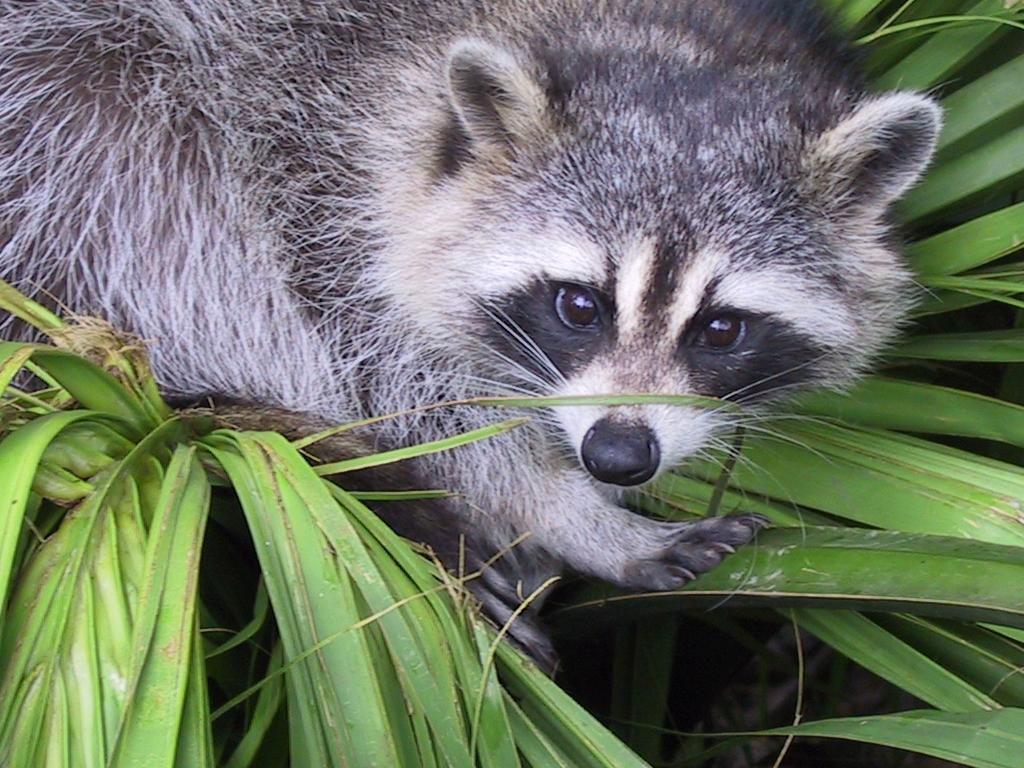
#> input picture 1_Array/ex03/animal.jpeg, 1024 x 768 px
$ python zoom.py
#> lines starting #> are read from the running program, lines starting #| are printed output that depends on the picture
### 1_Array/ex03/load_image.py
import os
import numpy as np
from PIL import Image


def ft_load(path: str) -> np.ndarray:
    '''
    [FT_LOAD] checks the format (JPG/JPEG) and path of a specified
    file, then loads an image and returns it as a an array.
    '''
#> called with path = 'animal.jpeg'
    try:
        if path[-4:] != ".jpg" and path[-5:] != ".jpeg":
            raise AssertionError("file format not accepted")
        if not os.path.exists(path):
            raise AssertionError(f"{path}: no such file")
        img = np.array(Image.open(path))
#> img is the input picture: shape (768, 1024, 3); mean R, G, B 110.7, 117.7, 102.1
        print(f"The shape of the image is: {img.shape}")
#| The shape of the image is: (768, 1024, 3)
        return img

    except AssertionError as e:
        print(f"AssertionError: {e}")
        return None

### 1_Array/ex03/zoom.py
import sys
from load_image import ft_load
import matplotlib.pyplot as plt


def main():
    '''
    [MAIN] loads the image as an array, slices the array to zoom in
    and displays the magnified image in grayscale
    '''
    path = "animal.jpeg"

    try:
        img = ft_load(path)
        if img is None:
            raise AssertionError("image failed to load")
        print(img)
#> (printed output is left out)

        x_start, y_start, size = 450, 125, 400
        if y_start + size > img.shape[0] or x_start + size > img.shape[1]:
            raise IndexError("slicing indices are out of image bounds")

        disp = img[y_start:y_start + size, x_start:x_start + size, 2:3]
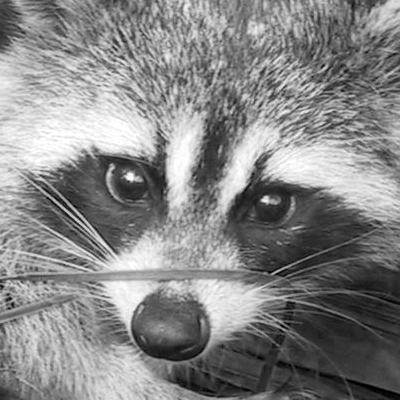
#> disp: shape (400, 400, 1); min 0, max 255, mean 134
        print(f"New shape after slicing: {disp.shape} or {disp.shape[0:2]}")
#| New shape after slicing: (400, 400, 1) or (400, 400)
        print(disp)
#> (printed output is left out)

        disp_sliced = disp.reshape((size, size, 1))
        print(disp_sliced)
#> (printed output is left out)

        plt.imshow(disp, cmap='gray')
        plt.gcf().canvas.manager.set_window_title("ex03: zoom on me")
        plt.show()

    except AssertionError as e:
        print(f"AssertionError: {e}")
        sys.exit(1)
    except IndexError as e:
        print(f"IndexError: {e}")
        sys.exit(1)
    except Exception as e:
        print(f"An unexpected error occurred: {e}")
        sys.exit(1)
    finally:
        plt.close('all')


if __name__ == "__main__":
    main()
